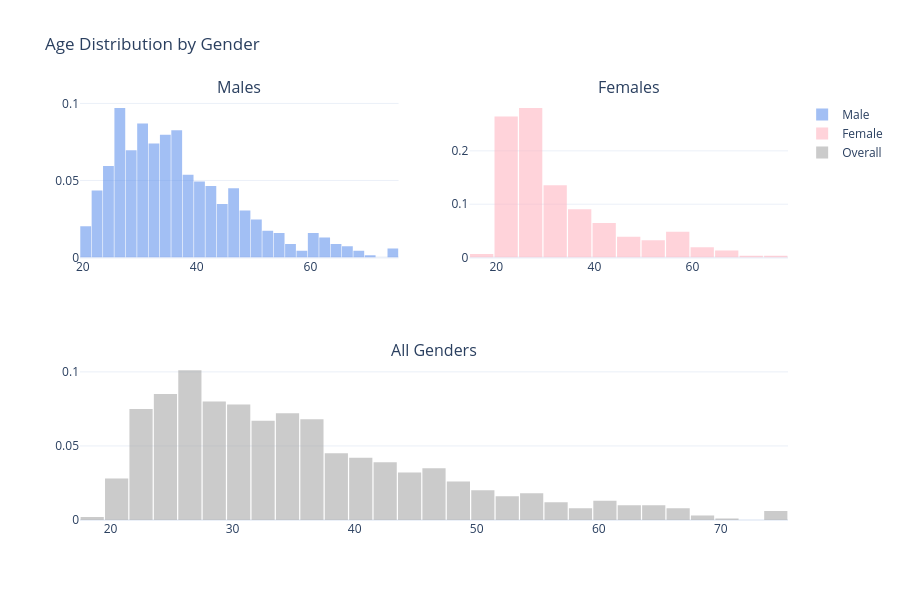

Notebook code for this chart:
### Code cell
import plotly.graph_objects as go
from plotly.subplots import make_subplots

# Data
male_age = df.loc[df['Sex'] == 'male', 'Age']
female_age = df.loc[df['Sex'] == 'female', 'Age']
all_age = df['Age']

# Create subplots
fig = make_subplots(
    rows=2, cols=2,
    specs=[[{}, {}],
           [{"colspan": 2}, None]],
    subplot_titles=("Males", "Females", "All Genders")
)

# Male
fig.add_trace(
    go.Histogram(
        x=male_age,
        histnorm='probability',
        name="Male",
        marker=dict(color='rgba(100,149,237,0.6)')
    ),
    row=1, col=1
)

# Female
fig.add_trace(
    go.Histogram(
        x=female_age,
        histnorm='probability',
        name="Female",
        marker=dict(color='rgba(255,182,193,0.6)')
    ),
    row=1, col=2
)

# Overall
fig.add_trace(
    go.Histogram(
        x=all_age,
        histnorm='probability',
        name="Overall",
        marker=dict(color='rgba(169,169,169,0.6)')
    ),
    row=2, col=1
)

# Layout
fig.update_layout(
    title="Age Distribution by Gender",
    bargap=0.05,
    template="plotly_white",
    height=600
)

fig.show()

### Figure 1 — Plotly figure (JSON) as saved in the notebook; plotly's stock layout.template omitted (floating-point values rounded to 4 significant figures; data arrays with more than 128 entries replaced by an {"elided": "..."} marker saying what was removed)
{"data": [{"histnorm": "probability", "marker": {"color": "rgba(100,149,237,0.6)"}, "name": "Male", "type": "histogram", "x": {"elided": "690 int values"}, "xaxis": "x", "yaxis": "y"}, {"histnorm": "probability", "marker": {"color": "rgba(255,182,193,0.6)"}, "name": "Female", "type": "histogram", "x": {"elided": "310 int values"}, "xaxis": "x2", "yaxis": "y2"}, {"histnorm": "probability", "marker": {"color": "rgba(169,169,169,0.6)"}, "name": "Overall", "type": "histogram", "x": {"elided": "1000 int values"}, "xaxis": "x3", "yaxis": "y3"}], "layout": {"annotations": [{"font": {"size": 16}, "showarrow": false, "text": "Males", "x": 0.225, "xanchor": "center", "xref": "paper", "y": 1, "yanchor": "bottom", "yref": "paper"}, {"font": {"size": 16}, "showarrow": false, "text": "Females", "x": 0.775, "xanchor": "center", "xref": "paper", "y": 1, "yanchor": "bottom", "yref": "paper"}, {"font": {"size": 16}, "showarrow": false, "text": "All Genders", "x": 0.5, "xanchor": "center", "xref": "paper", "y": 0.375, "yanchor": "bottom", "yref": "paper"}], "bargap": 0.05, "height": 600, "title": {"text": "Age Distribution by Gender"}, "xaxis": {"anchor": "y", "domain": [0, 0.45]}, "xaxis2": {"anchor": "y2", "domain": [0.55, 1]}, "xaxis3": {"anchor": "y3", "domain": [0, 1]}, "yaxis": {"anchor": "x", "domain": [0.625, 1]}, "yaxis2": {"anchor": "x2", "domain": [0.625, 1]}, "yaxis3": {"anchor": "x3", "domain": [0, 0.375]}}}
